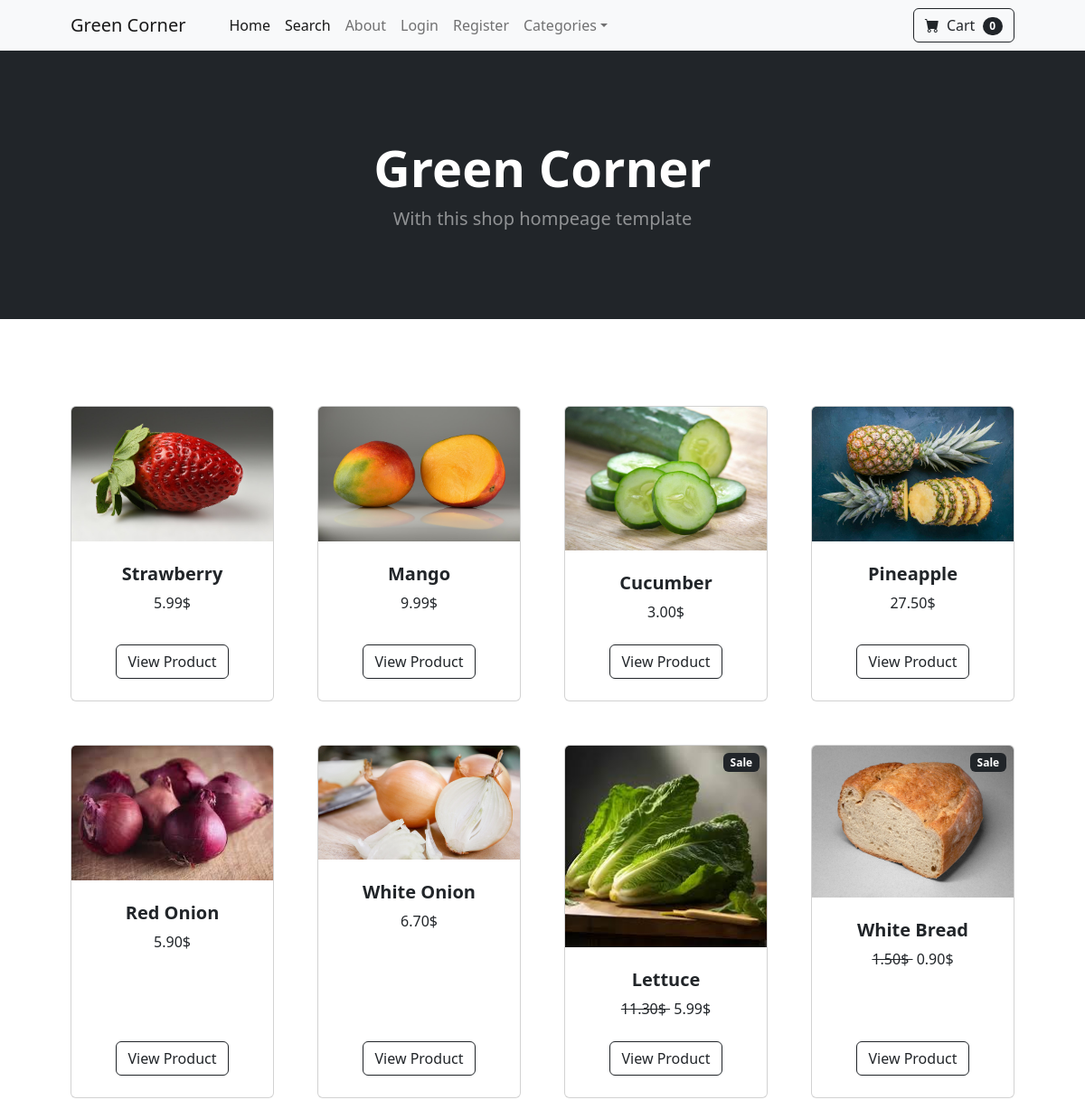
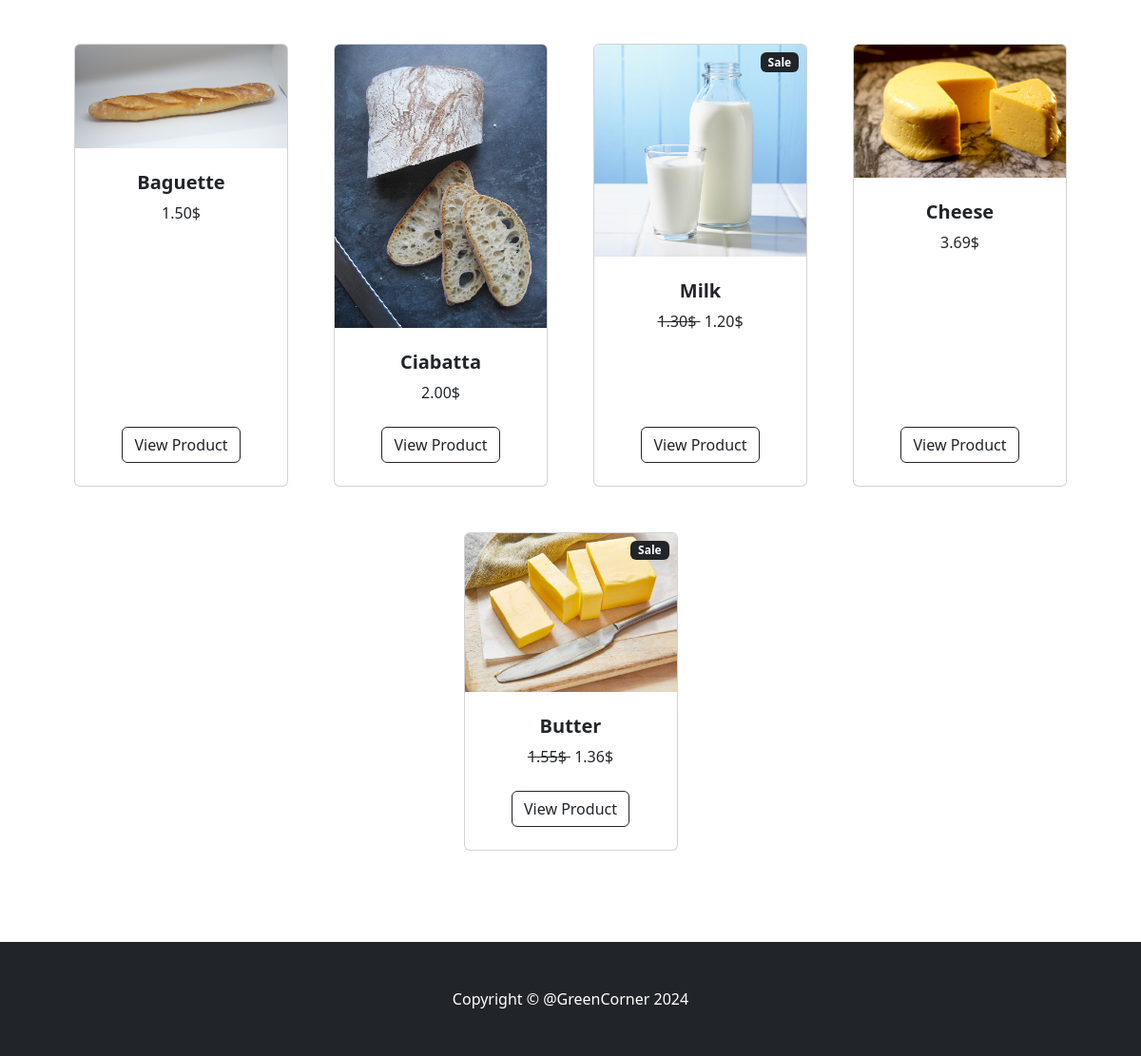
The page / on the database its author committed (2 pictures, top to bottom).
### store/models.py (models this page shows, shortened)
class Product(models.Model):
    name = models.CharField(max_length=100)
    price = models.DecimalField(default=0.00, decimal_places=2, max_digits=6)
    category = models.ForeignKey(Category, on_delete=models.CASCADE, default=1)
    description = models.TextField(max_length=250, default='', blank=True, null=True)
    image = models.ImageField(upload_to='uploads/product/')
    is_sale = models.BooleanField(default=False)
    sale_price = models.DecimalField(default=0.00, decimal_places=2, max_digits=6)

### store/views.py (the view)
# urls.py: path('', views.home, name='home'),
def home(request):
    products = Product.objects.all()
    context = {'products': products}
    return render(request, 'home.html', context)

### cart/cart.py (called while the page is built)
    def __len__(self):
        return len(self.cart)

### cart/context_processors.py (called while the page is built)
def cart(request):
    return {'cart': Cart(request)}

### store/templates/home.html
{% extends 'base.html' %}
{% block content %}
    <body>
        <header class="bg-dark py-5">
            <div class="container px-4 px-lg-5 my-5">
                <div class="text-center text-white">
                    <h1 class="display-4 fw-bolder">Green Corner</h1>
                    <p class="lead fw-normal text-white-50 mb-0">With this shop hompeage template</p>
                </div>
            </div>
        </header>
        <section class="py-5">
            <div class="container px-4 px-lg-5 mt-5">
                <div class="row gx-4 gx-lg-5 row-cols-2 row-cols-md-3 row-cols-xl-4 justify-content-center">
                    {% for product in products %}
                    <div class="col mb-5">
                        <div class="card h-100">
                        {% if product.is_sale %}
                            <div class="badge bg-dark text-white position-absolute" style="top: 0.5rem; right: 0.5rem">Sale</div>
                        {% endif %}
                            <img class="card-img-top" src="{{ product.image.url }}" alt="..." />
                            <div class="card-body p-4">
                                <div class="text-center">
                                    <h5 class="fw-bolder">{{ product.name }}</h5>
                                    {% if product.is_sale %}
                                    <del>
                                        {{ product.price }}$
                                    </del>
                                        &nbsp;{{ product.sale_price }}$
                                    {% else %}
                                        {{ product.price }}$
                                    {% endif %}
                                </div>
                            </div>
                            <div class="card-footer p-4 pt-0 border-top-0 bg-transparent">
                                <div class="text-center"><a class="btn btn-outline-dark mt-auto" href="{% url 'product' product.id %}">View Product</a></div>
                            </div>
                        </div>
                    </div>
                    {% endfor %}
                </div>
            </div>
        </section>
    </body>
{% endblock content %}

### rows shown on the page
Product: image (picture), name "Strawberry", price "5.99"
Product: image (picture), name "Mango", price "9.99"
Product: image (picture), name "Cucumber", price "3.00"
Product: image (picture), name "Pineapple", price "27.50"
Product: image (picture), name "Red Onion", price "5.90"
Product: image (picture), name "White Onion", price "6.70"
Product: is_sale "Sale", image (picture), name "Lettuce", price "11.30", sale_price "5.99"
Product: is_sale "Sale", image (picture), name "White Bread", price "1.50", sale_price "0.90"
Product: image (picture), name "Baguette", price "1.50"
Product: image (picture), name "Ciabatta", price "2.00"
Product: is_sale "Sale", image (picture), name "Milk", price "1.30", sale_price "1.20"
Product: image (picture), name "Cheese", price "3.69"
Product: is_sale "Sale", image (picture), name "Butter", price "1.55", sale_price "1.36"

### other values the page prints
{{ cart|length }} "0"
